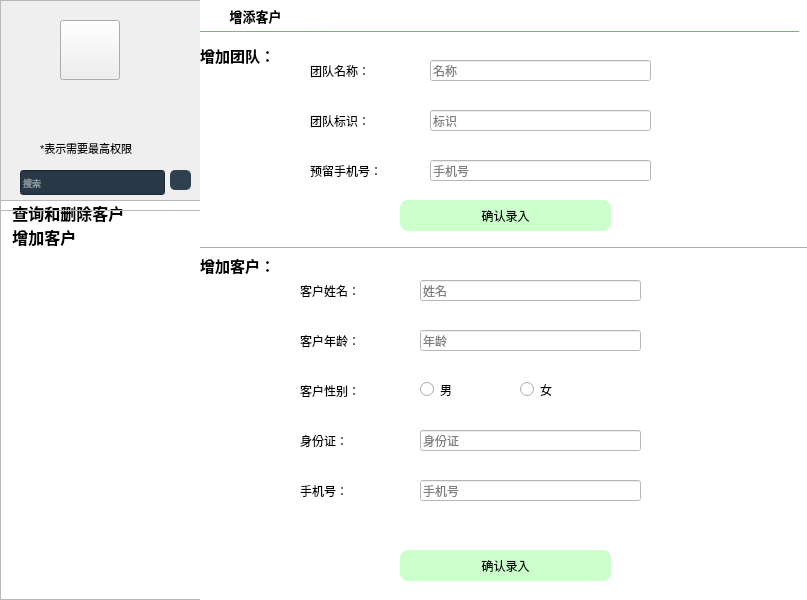
<?xml version="1.0" encoding="UTF-8"?>
<ui version="4.0">
 <class>MainWindow</class>
 <widget class="QMainWindow" name="MainWindow">
  <property name="geometry">
   <rect>
    <x>0</x>
    <y>0</y>
    <width>807</width>
    <height>600</height>
   </rect>
  </property>
  <property name="windowTitle">
   <string>MainWindow</string>
  </property>
  <property name="styleSheet">
   <string notr="true">QListWidget, QListView, QTreeWidget, QTreeView,QFrame {
    outline: 0px;
}
/*设置左侧选项的最小最大宽度,文字颜色和背景颜色*/
QListWidget {
    min-width: 200px;
    max-width: 200px;
    color: white;
	background-color:#2f4050
}
#head
{
background:white;
border-radius:30px;
}
#head_2
{
background:#CCFFCC;
border:1px solid;
border-color:#CCFFCC;
border-radius:60px;
}
#Search
{
border-radius:5px;
background:#293846;
border:0.5px solid;
border-color:white;

}
QListWidget::item
{
height:60;
background-color:#293846;
}
#frame
{
background-color:#2f4050

}
/*被选中时的背景颜色和左边框颜色*/
QListWidget::item:selected {
    background: rgb(52, 52, 52);
    border-left: 2px solid rgb(9, 187, 7);
}
/*鼠标悬停颜色*/
HistoryPanel::item:hover {
    background: rgb(52, 52, 52);
}
/*右侧的层叠窗口的背景颜色*/
QStackedWidget {
    background: white;
}
/*模拟的页面*/
#frame &gt; QLabel
{
color:white;
}
#frame_2
{
background-color:#CCFFCC;
}
#page_2 &gt; QLineEdit,QDateEdit
{
border-radius:5px;
background:#FFFFFF;
border:1px solid;
border-color:#6699CC;
}
#page_4 &gt; QLineEdit
{
border-radius:5px;
background:#FFFFFF;
border:1px solid;
border-color:#6699CC;
}



</string>
  </property>
  <widget class="QWidget" name="centralwidget">
   <widget class="QListWidget" name="listWidget">
    <property name="geometry">
     <rect>
      <x>0</x>
      <y>200</y>
      <width>204</width>
      <height>400</height>
     </rect>
    </property>
    <property name="itemAlignment">
     <set>Qt::AlignCenter</set>
    </property>
    <item>
     <property name="text">
      <string>  查询和删除客户</string>
     </property>
     <property name="font">
      <font>
       <family>FontAwesome</family>
       <pointsize>12</pointsize>
       <weight>75</weight>
       <bold>true</bold>
      </font>
     </property>
     <property name="icon">
      <iconset>
       <normaloff>../../../../../pictures/customer1.png</normaloff>../../../../../pictures/customer1.png</iconset>
     </property>
    </item>
    <item>
     <property name="text">
      <string>  增加客户</string>
     </property>
     <property name="font">
      <font>
       <family>FontAwesome</family>
       <pointsize>12</pointsize>
       <weight>75</weight>
       <bold>true</bold>
      </font>
     </property>
     <property name="icon">
      <iconset>
       <normaloff>../../../../../pictures/customer2.png</normaloff>../../../../../pictures/customer2.png</iconset>
     </property>
    </item>
   </widget>
   <widget class="QFrame" name="frame">
    <property name="geometry">
     <rect>
      <x>0</x>
      <y>0</y>
      <width>204</width>
      <height>211</height>
     </rect>
    </property>
    <property name="frameShape">
     <enum>QFrame::StyledPanel</enum>
    </property>
    <property name="frameShadow">
     <enum>QFrame::Raised</enum>
    </property>
    <widget class="QToolButton" name="head">
     <property name="geometry">
      <rect>
       <x>60</x>
       <y>20</y>
       <width>60</width>
       <height>60</height>
      </rect>
     </property>
     <property name="text">
      <string/>
     </property>
     <property name="icon">
      <iconset>
       <normaloff>../../../../../pictures/staff3.png</normaloff>../../../../../pictures/staff3.png</iconset>
     </property>
     <property name="iconSize">
      <size>
       <width>60</width>
       <height>60</height>
      </size>
     </property>
    </widget>
    <widget class="QLabel" name="welcome">
     <property name="geometry">
      <rect>
       <x>30</x>
       <y>90</y>
       <width>110</width>
       <height>20</height>
      </rect>
     </property>
     <property name="text">
      <string/>
     </property>
     <property name="alignment">
      <set>Qt::AlignCenter</set>
     </property>
    </widget>
    <widget class="QLabel" name="label_2">
     <property name="geometry">
      <rect>
       <x>40</x>
       <y>140</y>
       <width>121</width>
       <height>16</height>
      </rect>
     </property>
     <property name="font">
      <font>
       <pointsize>8</pointsize>
      </font>
     </property>
     <property name="text">
      <string>*表示需要最高权限</string>
     </property>
    </widget>
    <widget class="QLineEdit" name="Search">
     <property name="geometry">
      <rect>
       <x>20</x>
       <y>170</y>
       <width>145</width>
       <height>25</height>
      </rect>
     </property>
     <property name="palette">
      <palette>
       <active>
        <colorrole role="WindowText">
         <brush brushstyle="SolidPattern">
          <color alpha="255">
           <red>255</red>
           <green>255</green>
           <blue>255</blue>
          </color>
         </brush>
        </colorrole>
        <colorrole role="Button">
         <brush brushstyle="SolidPattern">
          <color alpha="255">
           <red>41</red>
           <green>56</green>
           <blue>70</blue>
          </color>
         </brush>
        </colorrole>
        <colorrole role="Light">
         <brush brushstyle="SolidPattern">
          <color alpha="255">
           <red>255</red>
           <green>255</green>
           <blue>255</blue>
          </color>
         </brush>
        </colorrole>
        <colorrole role="Midlight">
         <brush brushstyle="SolidPattern">
          <color alpha="255">
           <red>255</red>
           <green>255</green>
           <blue>255</blue>
          </color>
         </brush>
        </colorrole>
        <colorrole role="Dark">
         <brush brushstyle="SolidPattern">
          <color alpha="255">
           <red>127</red>
           <green>127</green>
           <blue>127</blue>
          </color>
         </brush>
        </colorrole>
        <colorrole role="Mid">
         <brush brushstyle="SolidPattern">
          <color alpha="255">
           <red>170</red>
           <green>170</green>
           <blue>170</blue>
          </color>
         </brush>
        </colorrole>
        <colorrole role="Text">
         <brush brushstyle="SolidPattern">
          <color alpha="255">
           <red>0</red>
           <green>0</green>
           <blue>0</blue>
          </color>
         </brush>
        </colorrole>
        <colorrole role="BrightText">
         <brush brushstyle="SolidPattern">
          <color alpha="255">
           <red>255</red>
           <green>255</green>
           <blue>255</blue>
          </color>
         </brush>
        </colorrole>
        <colorrole role="ButtonText">
         <brush brushstyle="SolidPattern">
          <color alpha="255">
           <red>0</red>
           <green>0</green>
           <blue>0</blue>
          </color>
         </brush>
        </colorrole>
        <colorrole role="Base">
         <brush brushstyle="SolidPattern">
          <color alpha="255">
           <red>41</red>
           <green>56</green>
           <blue>70</blue>
          </color>
         </brush>
        </colorrole>
        <colorrole role="Window">
         <brush brushstyle="SolidPattern">
          <color alpha="255">
           <red>41</red>
           <green>56</green>
           <blue>70</blue>
          </color>
         </brush>
        </colorrole>
        <colorrole role="Shadow">
         <brush brushstyle="SolidPattern">
          <color alpha="255">
           <red>0</red>
           <green>0</green>
           <blue>0</blue>
          </color>
         </brush>
        </colorrole>
        <colorrole role="AlternateBase">
         <brush brushstyle="SolidPattern">
          <color alpha="255">
           <red>255</red>
           <green>255</green>
           <blue>255</blue>
          </color>
         </brush>
        </colorrole>
        <colorrole role="ToolTipBase">
         <brush brushstyle="SolidPattern">
          <color alpha="255">
           <red>255</red>
           <green>255</green>
           <blue>220</blue>
          </color>
         </brush>
        </colorrole>
        <colorrole role="ToolTipText">
         <brush brushstyle="SolidPattern">
          <color alpha="255">
           <red>0</red>
           <green>0</green>
           <blue>0</blue>
          </color>
         </brush>
        </colorrole>
        <colorrole role="PlaceholderText">
         <brush brushstyle="SolidPattern">
          <color alpha="128">
           <red>255</red>
           <green>255</green>
           <blue>255</blue>
          </color>
         </brush>
        </colorrole>
       </active>
       <inactive>
        <colorrole role="WindowText">
         <brush brushstyle="SolidPattern">
          <color alpha="255">
           <red>255</red>
           <green>255</green>
           <blue>255</blue>
          </color>
         </brush>
        </colorrole>
        <colorrole role="Button">
         <brush brushstyle="SolidPattern">
          <color alpha="255">
           <red>41</red>
           <green>56</green>
           <blue>70</blue>
          </color>
         </brush>
        </colorrole>
        <colorrole role="Light">
         <brush brushstyle="SolidPattern">
          <color alpha="255">
           <red>255</red>
           <green>255</green>
           <blue>255</blue>
          </color>
         </brush>
        </colorrole>
        <colorrole role="Midlight">
         <brush brushstyle="SolidPattern">
          <color alpha="255">
           <red>255</red>
           <green>255</green>
           <blue>255</blue>
          </color>
         </brush>
        </colorrole>
        <colorrole role="Dark">
         <brush brushstyle="SolidPattern">
          <color alpha="255">
           <red>127</red>
           <green>127</green>
           <blue>127</blue>
          </color>
         </brush>
        </colorrole>
        <colorrole role="Mid">
         <brush brushstyle="SolidPattern">
          <color alpha="255">
           <red>170</red>
           <green>170</green>
           <blue>170</blue>
          </color>
         </brush>
        </colorrole>
        <colorrole role="Text">
         <brush brushstyle="SolidPattern">
          <color alpha="255">
           <red>0</red>
           <green>0</green>
           <blue>0</blue>
          </color>
         </brush>
        </colorrole>
        <colorrole role="BrightText">
         <brush brushstyle="SolidPattern">
          <color alpha="255">
           <red>255</red>
           <green>255</green>
           <blue>255</blue>
          </color>
         </brush>
        </colorrole>
        <colorrole role="ButtonText">
         <brush brushstyle="SolidPattern">
          <color alpha="255">
           <red>0</red>
           <green>0</green>
           <blue>0</blue>
          </color>
         </brush>
        </colorrole>
        <colorrole role="Base">
         <brush brushstyle="SolidPattern">
          <color alpha="255">
           <red>41</red>
           <green>56</green>
           <blue>70</blue>
          </color>
         </brush>
        </colorrole>
        <colorrole role="Window">
         <brush brushstyle="SolidPattern">
          <color alpha="255">
           <red>41</red>
           <green>56</green>
           <blue>70</blue>
          </color>
         </brush>
        </colorrole>
        <colorrole role="Shadow">
         <brush brushstyle="SolidPattern">
          <color alpha="255">
           <red>0</red>
           <green>0</green>
           <blue>0</blue>
          </color>
         </brush>
        </colorrole>
        <colorrole role="AlternateBase">
         <brush brushstyle="SolidPattern">
          <color alpha="255">
           <red>255</red>
           <green>255</green>
           <blue>255</blue>
          </color>
         </brush>
        </colorrole>
        <colorrole role="ToolTipBase">
         <brush brushstyle="SolidPattern">
          <color alpha="255">
           <red>255</red>
           <green>255</green>
           <blue>220</blue>
          </color>
         </brush>
        </colorrole>
        <colorrole role="ToolTipText">
         <brush brushstyle="SolidPattern">
          <color alpha="255">
           <red>0</red>
           <green>0</green>
           <blue>0</blue>
          </color>
         </brush>
        </colorrole>
        <colorrole role="PlaceholderText">
         <brush brushstyle="SolidPattern">
          <color alpha="128">
           <red>255</red>
           <green>255</green>
           <blue>255</blue>
          </color>
         </brush>
        </colorrole>
       </inactive>
       <disabled>
        <colorrole role="WindowText">
         <brush brushstyle="SolidPattern">
          <color alpha="255">
           <red>127</red>
           <green>127</green>
           <blue>127</blue>
          </color>
         </brush>
        </colorrole>
        <colorrole role="Button">
         <brush brushstyle="SolidPattern">
          <color alpha="255">
           <red>41</red>
           <green>56</green>
           <blue>70</blue>
          </color>
         </brush>
        </colorrole>
        <colorrole role="Light">
         <brush brushstyle="SolidPattern">
          <color alpha="255">
           <red>255</red>
           <green>255</green>
           <blue>255</blue>
          </color>
         </brush>
        </colorrole>
        <colorrole role="Midlight">
         <brush brushstyle="SolidPattern">
          <color alpha="255">
           <red>255</red>
           <green>255</green>
           <blue>255</blue>
          </color>
         </brush>
        </colorrole>
        <colorrole role="Dark">
         <brush brushstyle="SolidPattern">
          <color alpha="255">
           <red>127</red>
           <green>127</green>
           <blue>127</blue>
          </color>
         </brush>
        </colorrole>
        <colorrole role="Mid">
         <brush brushstyle="SolidPattern">
          <color alpha="255">
           <red>170</red>
           <green>170</green>
           <blue>170</blue>
          </color>
         </brush>
        </colorrole>
        <colorrole role="Text">
         <brush brushstyle="SolidPattern">
          <color alpha="255">
           <red>127</red>
           <green>127</green>
           <blue>127</blue>
          </color>
         </brush>
        </colorrole>
        <colorrole role="BrightText">
         <brush brushstyle="SolidPattern">
          <color alpha="255">
           <red>255</red>
           <green>255</green>
           <blue>255</blue>
          </color>
         </brush>
        </colorrole>
        <colorrole role="ButtonText">
         <brush brushstyle="SolidPattern">
          <color alpha="255">
           <red>127</red>
           <green>127</green>
           <blue>127</blue>
          </color>
         </brush>
        </colorrole>
        <colorrole role="Base">
         <brush brushstyle="SolidPattern">
          <color alpha="255">
           <red>41</red>
           <green>56</green>
           <blue>70</blue>
          </color>
         </brush>
        </colorrole>
        <colorrole role="Window">
         <brush brushstyle="SolidPattern">
          <color alpha="255">
           <red>41</red>
           <green>56</green>
           <blue>70</blue>
          </color>
         </brush>
        </colorrole>
        <colorrole role="Shadow">
         <brush brushstyle="SolidPattern">
          <color alpha="255">
           <red>0</red>
           <green>0</green>
           <blue>0</blue>
          </color>
         </brush>
        </colorrole>
        <colorrole role="AlternateBase">
         <brush brushstyle="SolidPattern">
          <color alpha="255">
           <red>255</red>
           <green>255</green>
           <blue>255</blue>
          </color>
         </brush>
        </colorrole>
        <colorrole role="ToolTipBase">
         <brush brushstyle="SolidPattern">
          <color alpha="255">
           <red>255</red>
           <green>255</green>
           <blue>220</blue>
          </color>
         </brush>
        </colorrole>
        <colorrole role="ToolTipText">
         <brush brushstyle="SolidPattern">
          <color alpha="255">
           <red>0</red>
           <green>0</green>
           <blue>0</blue>
          </color>
         </brush>
        </colorrole>
        <colorrole role="PlaceholderText">
         <brush brushstyle="SolidPattern">
          <color alpha="128">
           <red>255</red>
           <green>255</green>
           <blue>255</blue>
          </color>
         </brush>
        </colorrole>
       </disabled>
      </palette>
     </property>
     <property name="font">
      <font>
       <family>微软雅黑</family>
       <pointsize>7</pointsize>
      </font>
     </property>
     <property name="styleSheet">
      <string notr="true"/>
     </property>
     <property name="placeholderText">
      <string>搜索</string>
     </property>
    </widget>
    <widget class="QToolButton" name="toolButton">
     <property name="geometry">
      <rect>
       <x>170</x>
       <y>170</y>
       <width>21</width>
       <height>20</height>
      </rect>
     </property>
     <property name="styleSheet">
      <string notr="true">background-color:#2f4050;
border:0px;

border-radius:5px</string>
     </property>
     <property name="text">
      <string/>
     </property>
     <property name="icon">
      <iconset>
       <normaloff>../../../../../pictures/search.png</normaloff>../../../../../pictures/search.png</iconset>
     </property>
     <property name="iconSize">
      <size>
       <width>15</width>
       <height>15</height>
      </size>
     </property>
    </widget>
    <widget class="QLabel" name="role">
     <property name="geometry">
      <rect>
       <x>30</x>
       <y>120</y>
       <width>110</width>
       <height>15</height>
      </rect>
     </property>
     <property name="font">
      <font>
       <pointsize>7</pointsize>
      </font>
     </property>
     <property name="text">
      <string/>
     </property>
     <property name="alignment">
      <set>Qt::AlignCenter</set>
     </property>
    </widget>
   </widget>
   <widget class="QStackedWidget" name="stackedWidget">
    <property name="geometry">
     <rect>
      <x>200</x>
      <y>0</y>
      <width>611</width>
      <height>601</height>
     </rect>
    </property>
    <property name="styleSheet">
     <string notr="true">background-color:#FFFFFF
</string>
    </property>
    <property name="currentIndex">
     <number>1</number>
    </property>
    <widget class="QWidget" name="page_3">
     <widget class="QTableWidget" name="tableClient">
      <property name="geometry">
       <rect>
        <x>0</x>
        <y>260</y>
        <width>611</width>
        <height>339</height>
       </rect>
      </property>
      <property name="styleSheet">
       <string notr="true"/>
      </property>
      <column>
       <property name="text">
        <string>姓名</string>
       </property>
      </column>
      <column>
       <property name="text">
        <string>性别</string>
       </property>
      </column>
      <column>
       <property name="text">
        <string>注册时间</string>
       </property>
      </column>
      <column>
       <property name="text">
        <string>年龄</string>
       </property>
      </column>
      <column>
       <property name="text">
        <string>身份证号</string>
       </property>
      </column>
      <column>
       <property name="text">
        <string>手机号</string>
       </property>
      </column>
      <column>
       <property name="text">
        <string>入住次数</string>
       </property>
      </column>
     </widget>
     <widget class="QFrame" name="frame_2">
      <property name="geometry">
       <rect>
        <x>0</x>
        <y>30</y>
        <width>611</width>
        <height>230</height>
       </rect>
      </property>
      <property name="styleSheet">
       <string notr="true">background-color:rgb(255, 249, 246)</string>
      </property>
      <property name="frameShape">
       <enum>QFrame::StyledPanel</enum>
      </property>
      <property name="frameShadow">
       <enum>QFrame::Raised</enum>
      </property>
      <widget class="QToolButton" name="searchNB">
       <property name="geometry">
        <rect>
         <x>250</x>
         <y>170</y>
         <width>101</width>
         <height>41</height>
        </rect>
       </property>
       <property name="styleSheet">
        <string notr="true">background-color:rgb(255, 249, 246);
border:0px;

border-radius:5px</string>
       </property>
       <property name="text">
        <string>立即检索</string>
       </property>
       <property name="icon">
        <iconset>
         <normaloff>../../../../../pictures/search.png</normaloff>../../../../../pictures/search.png</iconset>
       </property>
       <property name="toolButtonStyle">
        <enum>Qt::ToolButtonTextBesideIcon</enum>
       </property>
      </widget>
      <widget class="QLineEdit" name="searchName">
       <property name="geometry">
        <rect>
         <x>250</x>
         <y>80</y>
         <width>181</width>
         <height>31</height>
        </rect>
       </property>
       <property name="styleSheet">
        <string notr="true">border-radius:10px;
background:#FFFFFF;
border:1px solid;
border-color:#CCCCFF;
</string>
       </property>
       <property name="placeholderText">
        <string>搜索员工姓名</string>
       </property>
      </widget>
      <widget class="QLabel" name="label_23">
       <property name="geometry">
        <rect>
         <x>100</x>
         <y>73</y>
         <width>141</width>
         <height>40</height>
        </rect>
       </property>
       <property name="styleSheet">
        <string notr="true">font: 9pt &quot;FontAwesome&quot;;</string>
       </property>
       <property name="text">
        <string>客户姓名/团队名称：</string>
       </property>
      </widget>
      <widget class="QLabel" name="label_24">
       <property name="geometry">
        <rect>
         <x>100</x>
         <y>125</y>
         <width>101</width>
         <height>40</height>
        </rect>
       </property>
       <property name="styleSheet">
        <string notr="true">font: 9pt &quot;FontAwesome&quot;;</string>
       </property>
       <property name="text">
        <string>入住次数&gt;=：</string>
       </property>
      </widget>
      <widget class="QLineEdit" name="searchTimes">
       <property name="geometry">
        <rect>
         <x>250</x>
         <y>130</y>
         <width>181</width>
         <height>31</height>
        </rect>
       </property>
       <property name="styleSheet">
        <string notr="true">border-radius:10px;
background:#FFFFFF;
border:1px solid;
border-color:#CCCCFF;
</string>
       </property>
       <property name="placeholderText">
        <string>入住次数</string>
       </property>
      </widget>
      <widget class="QRadioButton" name="typeC">
       <property name="geometry">
        <rect>
         <x>250</x>
         <y>30</y>
         <width>81</width>
         <height>19</height>
        </rect>
       </property>
       <property name="text">
        <string>个人</string>
       </property>
      </widget>
      <widget class="QRadioButton" name="typeT">
       <property name="geometry">
        <rect>
         <x>350</x>
         <y>30</y>
         <width>115</width>
         <height>19</height>
        </rect>
       </property>
       <property name="text">
        <string>团队</string>
       </property>
      </widget>
      <widget class="QLabel" name="label_78">
       <property name="geometry">
        <rect>
         <x>100</x>
         <y>20</y>
         <width>101</width>
         <height>41</height>
        </rect>
       </property>
       <property name="styleSheet">
        <string notr="true">font: 9pt &quot;FontAwesome&quot;;</string>
       </property>
       <property name="text">
        <string>对象：</string>
       </property>
      </widget>
      <widget class="QToolButton" name="tableDelB">
       <property name="geometry">
        <rect>
         <x>530</x>
         <y>190</y>
         <width>101</width>
         <height>41</height>
        </rect>
       </property>
       <property name="styleSheet">
        <string notr="true">background-color:rgb(255, 249, 246);
border:0px;

border-radius:5px</string>
       </property>
       <property name="text">
        <string>删除</string>
       </property>
       <property name="icon">
        <iconset>
         <normaloff>../../../../../pictures/search.png</normaloff>../../../../../pictures/search.png</iconset>
       </property>
       <property name="toolButtonStyle">
        <enum>Qt::ToolButtonTextBesideIcon</enum>
       </property>
      </widget>
     </widget>
     <widget class="QFrame" name="split_3">
      <property name="geometry">
       <rect>
        <x>-10</x>
        <y>30</y>
        <width>600</width>
        <height>2</height>
       </rect>
      </property>
      <property name="styleSheet">
       <string notr="true">color:#CCFFCC;
border-color:#CCFFCC;
background-color:#CCFFCC</string>
      </property>
      <property name="frameShape">
       <enum>QFrame::HLine</enum>
      </property>
      <property name="frameShadow">
       <enum>QFrame::Raised</enum>
      </property>
     </widget>
     <widget class="QToolButton" name="toolButton_2">
      <property name="geometry">
       <rect>
        <x>0</x>
        <y>0</y>
        <width>101</width>
        <height>31</height>
       </rect>
      </property>
      <property name="font">
       <font>
        <family>FontAwesome</family>
        <pointsize>10</pointsize>
        <weight>75</weight>
        <bold>true</bold>
       </font>
      </property>
      <property name="styleSheet">
       <string notr="true">border:none</string>
      </property>
      <property name="text">
       <string>查询客户</string>
      </property>
      <property name="icon">
       <iconset>
        <normaloff>../../../../../pictures/search1.png</normaloff>../../../../../pictures/search1.png</iconset>
      </property>
      <property name="toolButtonStyle">
       <enum>Qt::ToolButtonTextBesideIcon</enum>
      </property>
     </widget>
    </widget>
    <widget class="QWidget" name="page_2">
     <widget class="QFrame" name="split_2">
      <property name="geometry">
       <rect>
        <x>0</x>
        <y>30</y>
        <width>600</width>
        <height>2</height>
       </rect>
      </property>
      <property name="styleSheet">
       <string notr="true">color:#CCFFCC;
border-color:#CCFFCC;
background-color:#CCFFCC</string>
      </property>
      <property name="frameShape">
       <enum>QFrame::HLine</enum>
      </property>
      <property name="frameShadow">
       <enum>QFrame::Raised</enum>
      </property>
     </widget>
     <widget class="QLabel" name="label_11">
      <property name="geometry">
       <rect>
        <x>100</x>
        <y>270</y>
        <width>101</width>
        <height>41</height>
       </rect>
      </property>
      <property name="styleSheet">
       <string notr="true">font: 9pt &quot;FontAwesome&quot;;</string>
      </property>
      <property name="text">
       <string>客户姓名：</string>
      </property>
     </widget>
     <widget class="QLabel" name="label_13">
      <property name="geometry">
       <rect>
        <x>100</x>
        <y>370</y>
        <width>101</width>
        <height>41</height>
       </rect>
      </property>
      <property name="styleSheet">
       <string notr="true">font: 9pt &quot;FontAwesome&quot;;</string>
      </property>
      <property name="text">
       <string>客户性别：</string>
      </property>
     </widget>
     <widget class="QLabel" name="label_16">
      <property name="geometry">
       <rect>
        <x>100</x>
        <y>420</y>
        <width>101</width>
        <height>41</height>
       </rect>
      </property>
      <property name="styleSheet">
       <string notr="true">font: 9pt &quot;FontAwesome&quot;;</string>
      </property>
      <property name="text">
       <string>身份证：</string>
      </property>
     </widget>
     <widget class="QLabel" name="label_17">
      <property name="geometry">
       <rect>
        <x>100</x>
        <y>470</y>
        <width>101</width>
        <height>41</height>
       </rect>
      </property>
      <property name="styleSheet">
       <string notr="true">font: 9pt &quot;FontAwesome&quot;;</string>
      </property>
      <property name="text">
       <string>手机号：</string>
      </property>
     </widget>
     <widget class="QLineEdit" name="cname">
      <property name="geometry">
       <rect>
        <x>220</x>
        <y>280</y>
        <width>221</width>
        <height>21</height>
       </rect>
      </property>
      <property name="placeholderText">
       <string>姓名</string>
      </property>
     </widget>
     <widget class="QLineEdit" name="cid">
      <property name="geometry">
       <rect>
        <x>220</x>
        <y>430</y>
        <width>221</width>
        <height>21</height>
       </rect>
      </property>
      <property name="placeholderText">
       <string>身份证</string>
      </property>
     </widget>
     <widget class="QLineEdit" name="cphone">
      <property name="geometry">
       <rect>
        <x>220</x>
        <y>480</y>
        <width>221</width>
        <height>21</height>
       </rect>
      </property>
      <property name="placeholderText">
       <string>手机号</string>
      </property>
     </widget>
     <widget class="QToolButton" name="toolButton_3">
      <property name="geometry">
       <rect>
        <x>0</x>
        <y>0</y>
        <width>111</width>
        <height>31</height>
       </rect>
      </property>
      <property name="font">
       <font>
        <family>FontAwesome</family>
        <pointsize>10</pointsize>
        <weight>75</weight>
        <bold>true</bold>
       </font>
      </property>
      <property name="styleSheet">
       <string notr="true">border:none
</string>
      </property>
      <property name="text">
       <string>增添客户</string>
      </property>
      <property name="icon">
       <iconset>
        <normaloff>../../../../../pictures/insert.png</normaloff>../../../../../pictures/insert.png</iconset>
      </property>
      <property name="toolButtonStyle">
       <enum>Qt::ToolButtonTextBesideIcon</enum>
      </property>
     </widget>
     <widget class="QPushButton" name="commitAdd">
      <property name="geometry">
       <rect>
        <x>200</x>
        <y>550</y>
        <width>211</width>
        <height>31</height>
       </rect>
      </property>
      <property name="styleSheet">
       <string notr="true">#commitAdd{background:#CCFFCC;
border-radius:8px}
#commitAdd:hover
{
background:#CCFF99
}</string>
      </property>
      <property name="text">
       <string>确认录入</string>
      </property>
     </widget>
     <widget class="QRadioButton" name="cfemale">
      <property name="geometry">
       <rect>
        <x>320</x>
        <y>380</y>
        <width>115</width>
        <height>19</height>
       </rect>
      </property>
      <property name="text">
       <string>女</string>
      </property>
     </widget>
     <widget class="QRadioButton" name="cmale">
      <property name="geometry">
       <rect>
        <x>220</x>
        <y>380</y>
        <width>81</width>
        <height>19</height>
       </rect>
      </property>
      <property name="text">
       <string>男</string>
      </property>
     </widget>
     <widget class="QLabel" name="label_12">
      <property name="geometry">
       <rect>
        <x>100</x>
        <y>320</y>
        <width>101</width>
        <height>41</height>
       </rect>
      </property>
      <property name="styleSheet">
       <string notr="true">font: 9pt &quot;FontAwesome&quot;;</string>
      </property>
      <property name="text">
       <string>客户年龄：</string>
      </property>
     </widget>
     <widget class="QLineEdit" name="cage">
      <property name="geometry">
       <rect>
        <x>220</x>
        <y>330</y>
        <width>221</width>
        <height>21</height>
       </rect>
      </property>
      <property name="placeholderText">
       <string>年龄</string>
      </property>
     </widget>
     <widget class="Line" name="line_2">
      <property name="geometry">
       <rect>
        <x>0</x>
        <y>240</y>
        <width>611</width>
        <height>16</height>
       </rect>
      </property>
      <property name="orientation">
       <enum>Qt::Horizontal</enum>
      </property>
     </widget>
     <widget class="QLineEdit" name="tid">
      <property name="geometry">
       <rect>
        <x>230</x>
        <y>110</y>
        <width>221</width>
        <height>21</height>
       </rect>
      </property>
      <property name="placeholderText">
       <string>标识</string>
      </property>
     </widget>
     <widget class="QLineEdit" name="tphone">
      <property name="geometry">
       <rect>
        <x>230</x>
        <y>160</y>
        <width>221</width>
        <height>21</height>
       </rect>
      </property>
      <property name="placeholderText">
       <string>手机号</string>
      </property>
     </widget>
     <widget class="QLabel" name="label_14">
      <property name="geometry">
       <rect>
        <x>110</x>
        <y>50</y>
        <width>101</width>
        <height>41</height>
       </rect>
      </property>
      <property name="styleSheet">
       <string notr="true">font: 9pt &quot;FontAwesome&quot;;</string>
      </property>
      <property name="text">
       <string>团队名称：</string>
      </property>
     </widget>
     <widget class="QLabel" name="label_18">
      <property name="geometry">
       <rect>
        <x>110</x>
        <y>150</y>
        <width>101</width>
        <height>41</height>
       </rect>
      </property>
      <property name="styleSheet">
       <string notr="true">font: 9pt &quot;FontAwesome&quot;;</string>
      </property>
      <property name="text">
       <string>预留手机号：</string>
      </property>
     </widget>
     <widget class="QLineEdit" name="tname">
      <property name="geometry">
       <rect>
        <x>230</x>
        <y>60</y>
        <width>221</width>
        <height>21</height>
       </rect>
      </property>
      <property name="placeholderText">
       <string>名称</string>
      </property>
     </widget>
     <widget class="QLabel" name="label_15">
      <property name="geometry">
       <rect>
        <x>110</x>
        <y>100</y>
        <width>101</width>
        <height>41</height>
       </rect>
      </property>
      <property name="styleSheet">
       <string notr="true">font: 9pt &quot;FontAwesome&quot;;</string>
      </property>
      <property name="text">
       <string>团队标识：</string>
      </property>
     </widget>
     <widget class="QPushButton" name="commitAddT">
      <property name="geometry">
       <rect>
        <x>200</x>
        <y>200</y>
        <width>211</width>
        <height>31</height>
       </rect>
      </property>
      <property name="styleSheet">
       <string notr="true">#commitAddT{background:#CCFFCC;
border-radius:8px}
#commitAddT:hover
{
background:#CCFF99
}</string>
      </property>
      <property name="text">
       <string>确认录入</string>
      </property>
     </widget>
     <widget class="QLabel" name="label_9">
      <property name="geometry">
       <rect>
        <x>0</x>
        <y>40</y>
        <width>91</width>
        <height>31</height>
       </rect>
      </property>
      <property name="font">
       <font>
        <family>FontAwesome</family>
        <pointsize>11</pointsize>
        <weight>75</weight>
        <bold>true</bold>
       </font>
      </property>
      <property name="text">
       <string>增加团队：</string>
      </property>
     </widget>
     <widget class="QLabel" name="label_10">
      <property name="geometry">
       <rect>
        <x>0</x>
        <y>250</y>
        <width>91</width>
        <height>31</height>
       </rect>
      </property>
      <property name="font">
       <font>
        <family>FontAwesome</family>
        <pointsize>11</pointsize>
        <weight>75</weight>
        <bold>true</bold>
       </font>
      </property>
      <property name="text">
       <string>增加客户：</string>
      </property>
     </widget>
    </widget>
   </widget>
  </widget>
 </widget>
 <resources/>
 <connections/>
</ui>
